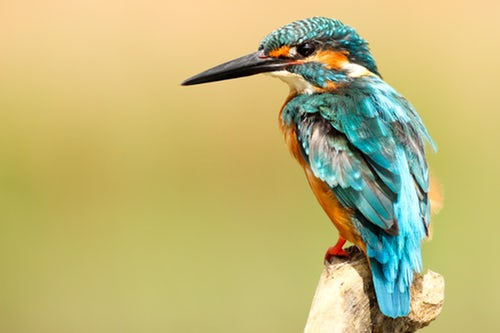
#> input picture images/bird1.jpeg, 500 x 333 px, given in place of the camera
$ python harris_corners.py
#> lines starting #> are read from the running program, lines starting #| are printed output that depends on the picture; after the words box and inside, x2 and y2 are one past the last pixel; in counts of white or black regions, pixels touching at a corner belong together
#> in main, img is the input picture: shape (333, 500, 3); mean B, G, R 118.4, 182.1, 191.9
import numpy as np
import cv2
import sys,getopt
import copy as cp
import matplotlib.pyplot as plt


def harris_corners(image):

    gray_img = cv2.cvtColor(image,cv2.COLOR_BGR2GRAY)
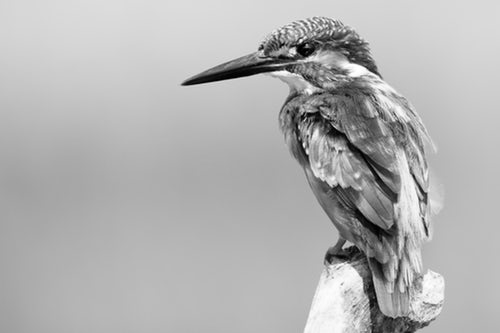
#> gray_img: shape (333, 500); min 0, max 255, mean 177.8
    gray_img = np.float32(gray_img)

    corners_img = cv2.cornerHarris(gray_img,3,3,0.04)
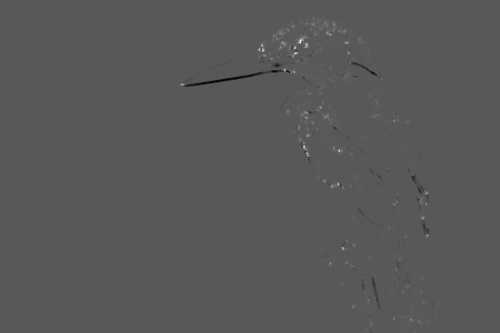
#> corners_img: shape (333, 500) float32; min -18993162, max 35565876, mean 16886.3; drawn with min black and max white

    image[corners_img>0.001*corners_img.max()] = [0,255,0]
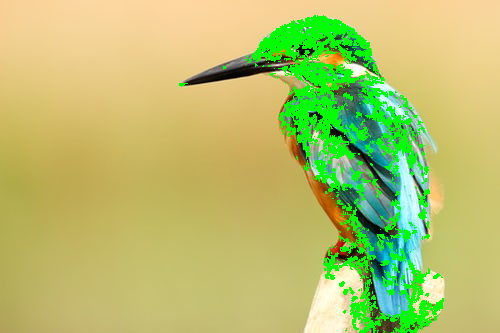
#> image: shape (333, 500, 3); 8.58% of pixels changed, all inside (x1, y1, x2, y2) = (179, 15, 444, 333)

    return image

def shi_tomasi(image):

    gray_img = cv2.cvtColor(image,cv2.COLOR_BGR2GRAY)

    corners_img = cv2.goodFeaturesToTrack(gray_img,25,0.01,10)
#> corners_img = 25 rows, first 8: [338, 184], [262, 45], [306, 44], [294, 48], [339, 150], [307, 135], [343, 249], [327, 33]
    corners_img = np.int0(corners_img)

    for corners in corners_img:

        x,y = corners.ravel()
        cv2.circle(image,(x,y),3,[0,255,0],-1)
#> this loop made 25 passes
#> (x, y) on passes 1 to 12: (338, 184), (262, 45), (306, 44), (294, 48), (339, 150), (307, 135), (343, 249), (327, 33), (181, 84), (304, 146), (426, 193), (320, 107)
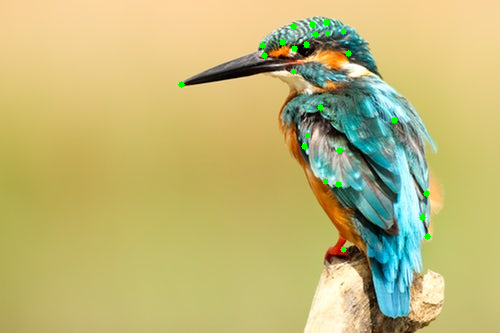
#> image: shape (333, 500, 3); 0.44% of pixels changed, all inside (x1, y1, x2, y2) = (178, 19, 431, 253)

    return image

def main():

    cap = cv2.VideoCapture(0)

    while(True):

        ret,img = cap.read()
        cv2.imshow('Original Image',img)

        img1 = cp.copy(img)

        harris = harris_corners(img)
        shitomasi = shi_tomasi(img1)

        cv2.imshow('After detecting Harris corners',harris)
        cv2.imshow('After detecting Shi-Tomasi corners',shitomasi)

        if cv2.waitKey(1) & 0xff == ord('q'):
#> (key q is pressed here)
            break

    cap.release()
    cv2.destroyAllWindows()

if __name__ == "__main__":
    main()

$ run again, on images/bird2.jpeg
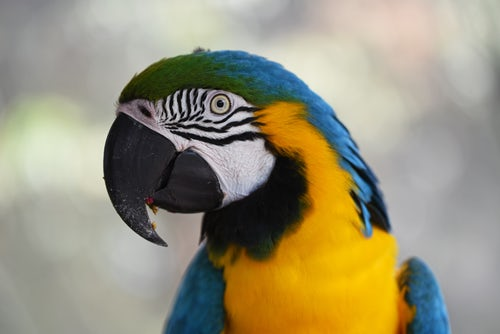
#> input picture images/bird2.jpeg, 500 x 334 px, given in place of the camera
#> in main, img is the input picture: shape (334, 500, 3); mean B, G, R 122.3, 146.9, 153.2
#> in harris_corners, `image[corners_img>0.001*corners_img.max()] = [0,255,0]`:
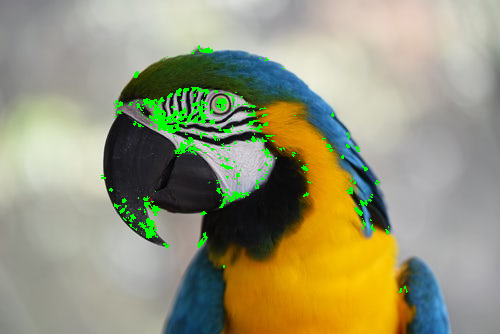
#> image: shape (334, 500, 3); 2.03% of pixels changed, all inside (x1, y1, x2, y2) = (101, 45, 408, 293)
#> in shi_tomasi, `corners_img = cv2.goodFeaturesToTrack(gray_img,25,0.01,10)`: corners_img = 25 rows, first 8: [195, 120], [183, 111], [169, 120], [179, 91], [170, 130], [201, 109], [226, 131], [191, 139]
#> the loop in shi_tomasi, `for corners in corners_img: ` made 25 passes
#> after the loop in shi_tomasi, `for corners in corners_img:`:
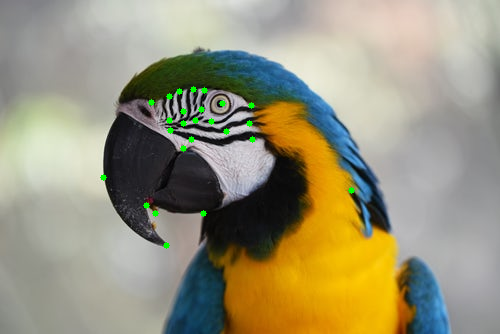
#> image: shape (334, 500, 3); 0.43% of pixels changed, all inside (x1, y1, x2, y2) = (100, 86, 355, 249)

$ run again, on images/bird4.jpeg
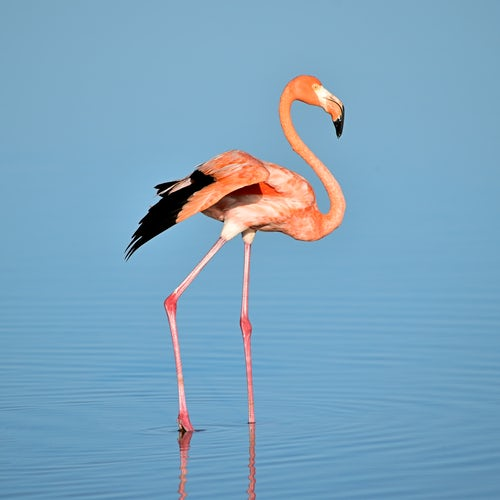
#> input picture images/bird4.jpeg, 500 x 500 px, given in place of the camera
#> in main, img is the input picture: shape (500, 500, 3); mean B, G, R 191.3, 164.6, 123.7
#> in harris_corners, `image[corners_img>0.001*corners_img.max()] = [0,255,0]`:
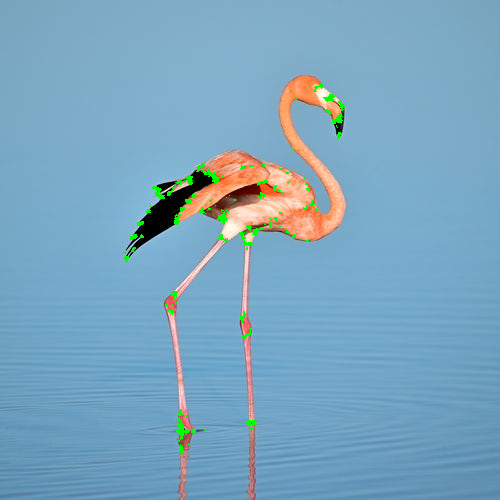
#> image: shape (500, 500, 3); 0.72% of pixels changed, all inside (x1, y1, x2, y2) = (123, 83, 345, 462)
#> in shi_tomasi, `corners_img = cv2.goodFeaturesToTrack(gray_img,25,0.01,10)`: corners_img = 25 rows, first 8: [162, 197], [339, 118], [189, 177], [155, 187], [139, 223], [175, 223], [188, 201], [223, 221]
#> the loop in shi_tomasi, `for corners in corners_img: ` made 25 passes
#> after the loop in shi_tomasi, `for corners in corners_img:`:
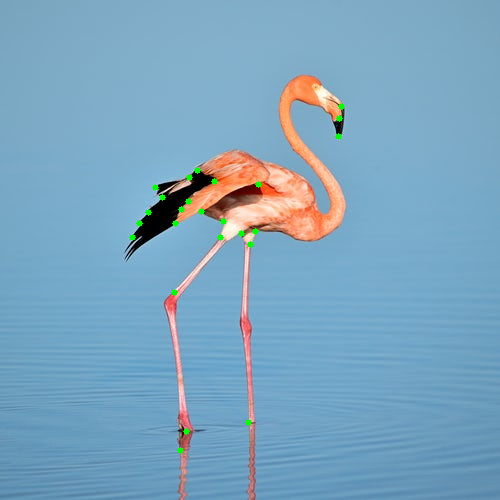
#> image: shape (500, 500, 3); 0.29% of pixels changed, all inside (x1, y1, x2, y2) = (129, 103, 345, 454)
